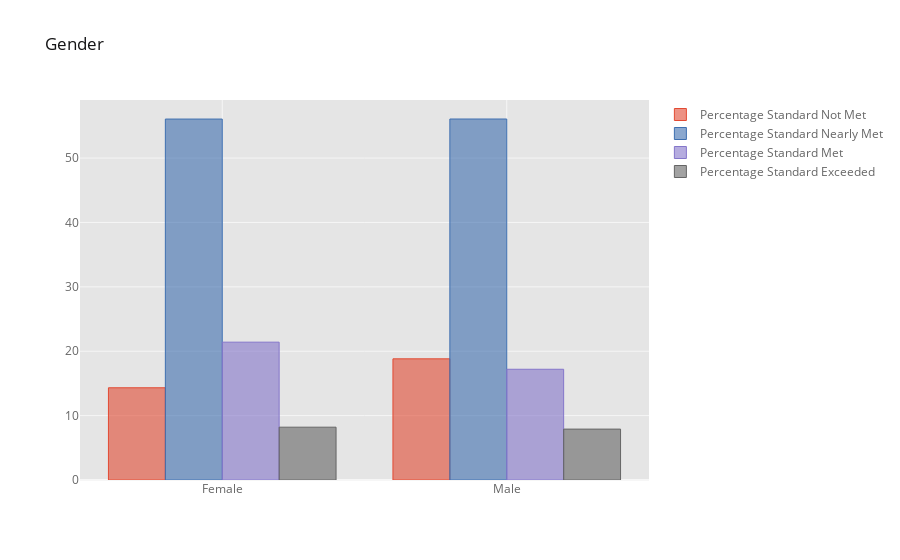

The cell this chart's notebook holds for it:
### Code cell
stackedbar_interactive(df_county, 'Gender')

### Figure 1 — Plotly figure (JSON) as saved in the notebook; plotly's stock layout.template omitted (floating-point values rounded to 4 significant figures)
{"data": [{"marker": {"color": "rgba(226, 74, 51, 0.6)", "line": {"color": "rgba(226, 74, 51, 1.0)", "width": 1}}, "name": "Percentage Standard Not Met", "orientation": "v", "text": "", "type": "bar", "x": ["Female", "Male"], "y": [14.32, 18.82]}, {"marker": {"color": "rgba(62, 111, 176, 0.6)", "line": {"color": "rgba(62, 111, 176, 1.0)", "width": 1}}, "name": "Percentage Standard Nearly Met", "orientation": "v", "text": "", "type": "bar", "x": ["Female", "Male"], "y": [56.06, 56.07]}, {"marker": {"color": "rgba(132, 118, 202, 0.6)", "line": {"color": "rgba(132, 118, 202, 1.0)", "width": 1}}, "name": "Percentage Standard Met", "orientation": "v", "text": "", "type": "bar", "x": ["Female", "Male"], "y": [21.41, 17.2]}, {"marker": {"color": "rgba(101, 101, 101, 0.6)", "line": {"color": "rgba(101, 101, 101, 1.0)", "width": 1}}, "name": "Percentage Standard Exceeded", "orientation": "v", "text": "", "type": "bar", "x": ["Female", "Male"], "y": [8.204, 7.907]}], "layout": {"legend": {"bgcolor": "#FFFFFF", "font": {"color": "#666666"}}, "paper_bgcolor": "#FFFFFF", "plot_bgcolor": "#E5E5E5", "title": {"font": {"color": "#151516"}, "text": "Gender"}, "xaxis": {"gridcolor": "#F6F6F6", "showgrid": true, "tickfont": {"color": "#666666"}, "title": {"font": {"color": "#666666"}, "text": ""}, "zerolinecolor": "#F6F6F6"}, "yaxis": {"gridcolor": "#F6F6F6", "showgrid": true, "tickfont": {"color": "#666666"}, "title": {"font": {"color": "#666666"}, "text": ""}, "zerolinecolor": "#F6F6F6"}}}
